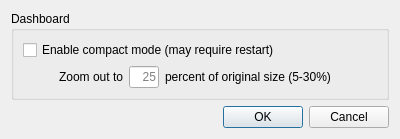
<?xml version="1.0" encoding="UTF-8"?>
<ui version="4.0">
 <class>EditSeriesDialog</class>
 <widget class="QDialog" name="EditSeriesDialog">
  <property name="geometry">
   <rect>
    <x>0</x>
    <y>0</y>
    <width>400</width>
    <height>131</height>
   </rect>
  </property>
  <property name="windowTitle">
   <string>Dialog</string>
  </property>
  <layout class="QVBoxLayout" name="verticalLayout">
   <item>
    <widget class="QGroupBox" name="groupBox_2">
     <property name="title">
      <string>Dashboard</string>
     </property>
     <layout class="QVBoxLayout" name="verticalLayout_7">
      <item>
       <widget class="QCheckBox" name="check_CompactMode">
        <property name="toolTip">
         <string>&lt;html&gt;&lt;head/&gt;&lt;body&gt;&lt;p&gt;When enabled, Dashboard entry types will display thumbnail views of each member Chyron headline, only displaying their styleSheet unless you mouse-over them. This mode provides a &amp;quot;1000-foot view&amp;quot; of monitored activities, saving on screen space.&lt;/p&gt;&lt;p&gt;Changes to this setting will not activate until the next time you start Newsroom.&lt;/p&gt;&lt;/body&gt;&lt;/html&gt;</string>
        </property>
        <property name="text">
         <string>Enable compact mode (may require restart)</string>
        </property>
       </widget>
      </item>
      <item>
       <layout class="QHBoxLayout" name="horizontalLayout_3">
        <item>
         <widget class="QLabel" name="label">
          <property name="minimumSize">
           <size>
            <width>30</width>
            <height>0</height>
           </size>
          </property>
          <property name="maximumSize">
           <size>
            <width>30</width>
            <height>16777215</height>
           </size>
          </property>
          <property name="text">
           <string/>
          </property>
         </widget>
        </item>
        <item>
         <widget class="QLabel" name="label_ZoomOut1">
          <property name="text">
           <string>Zoom out to</string>
          </property>
          <property name="alignment">
           <set>Qt::AlignRight|Qt::AlignTrailing|Qt::AlignVCenter</set>
          </property>
         </widget>
        </item>
        <item>
         <widget class="QLineEdit" name="edit_ZoomOutPercent">
          <property name="minimumSize">
           <size>
            <width>30</width>
            <height>0</height>
           </size>
          </property>
          <property name="maximumSize">
           <size>
            <width>30</width>
            <height>16777215</height>
           </size>
          </property>
          <property name="alignment">
           <set>Qt::AlignRight|Qt::AlignTrailing|Qt::AlignVCenter</set>
          </property>
          <property name="placeholderText">
           <string>25</string>
          </property>
         </widget>
        </item>
        <item>
         <widget class="QLabel" name="label_ZoomOut2">
          <property name="text">
           <string>percent of original size (5-30%)</string>
          </property>
         </widget>
        </item>
        <item>
         <spacer name="horizontalSpacer">
          <property name="orientation">
           <enum>Qt::Horizontal</enum>
          </property>
          <property name="sizeHint" stdset="0">
           <size>
            <width>40</width>
            <height>20</height>
           </size>
          </property>
         </spacer>
        </item>
       </layout>
      </item>
      <item>
       <spacer name="verticalSpacer">
        <property name="orientation">
         <enum>Qt::Vertical</enum>
        </property>
        <property name="sizeHint" stdset="0">
         <size>
          <width>20</width>
          <height>40</height>
         </size>
        </property>
       </spacer>
      </item>
     </layout>
    </widget>
   </item>
   <item>
    <widget class="QDialogButtonBox" name="buttonBox">
     <property name="orientation">
      <enum>Qt::Horizontal</enum>
     </property>
     <property name="standardButtons">
      <set>QDialogButtonBox::Cancel|QDialogButtonBox::Ok</set>
     </property>
    </widget>
   </item>
  </layout>
 </widget>
 <resources/>
 <connections>
  <connection>
   <sender>buttonBox</sender>
   <signal>accepted()</signal>
   <receiver>EditSeriesDialog</receiver>
   <slot>accept()</slot>
   <hints>
    <hint type="sourcelabel">
     <x>248</x>
     <y>254</y>
    </hint>
    <hint type="destinationlabel">
     <x>157</x>
     <y>274</y>
    </hint>
   </hints>
  </connection>
  <connection>
   <sender>buttonBox</sender>
   <signal>rejected()</signal>
   <receiver>EditSeriesDialog</receiver>
   <slot>reject()</slot>
   <hints>
    <hint type="sourcelabel">
     <x>316</x>
     <y>260</y>
    </hint>
    <hint type="destinationlabel">
     <x>286</x>
     <y>274</y>
    </hint>
   </hints>
  </connection>
 </connections>
</ui>
